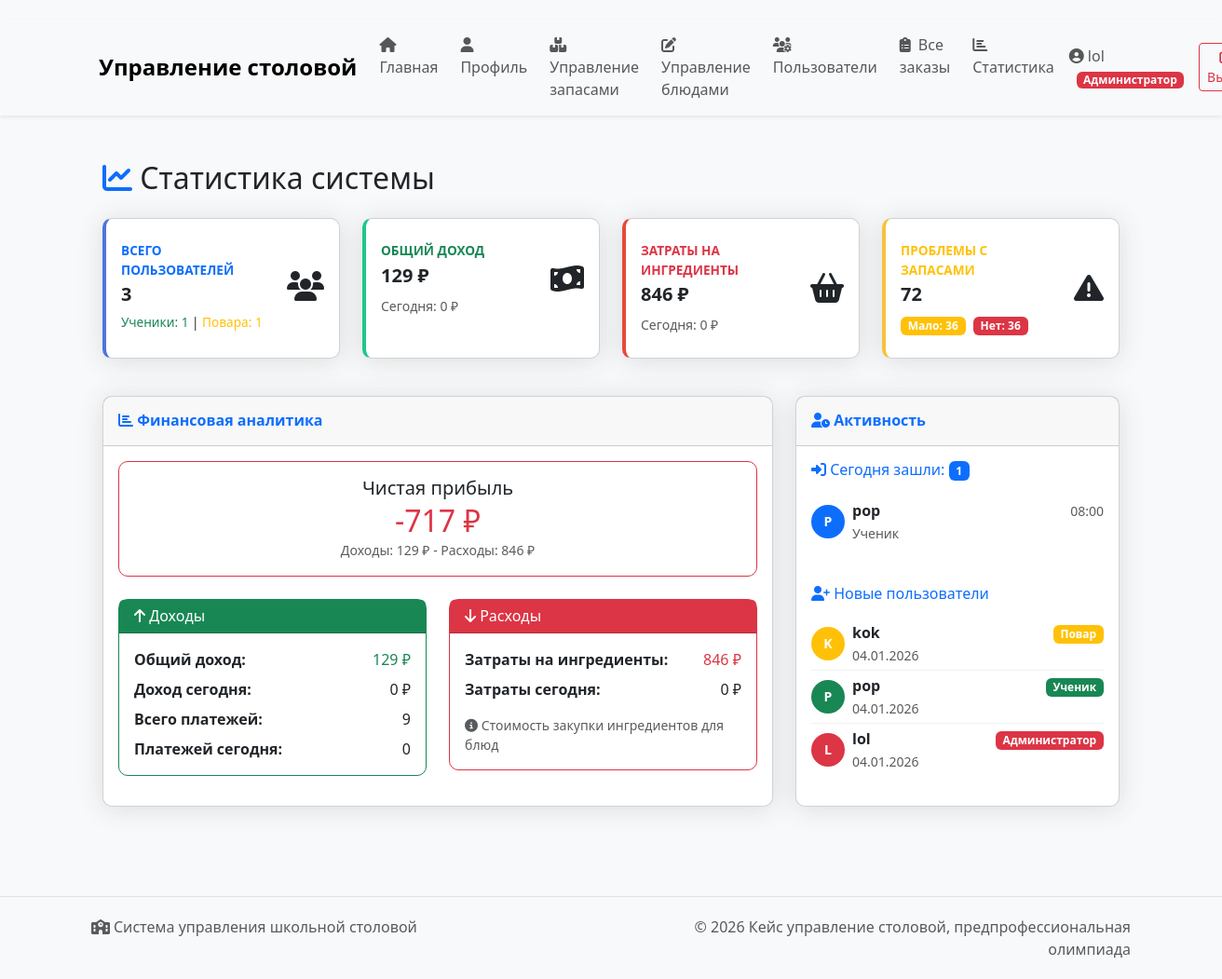
Page /statistics/ (signed in) on the earlier database version.
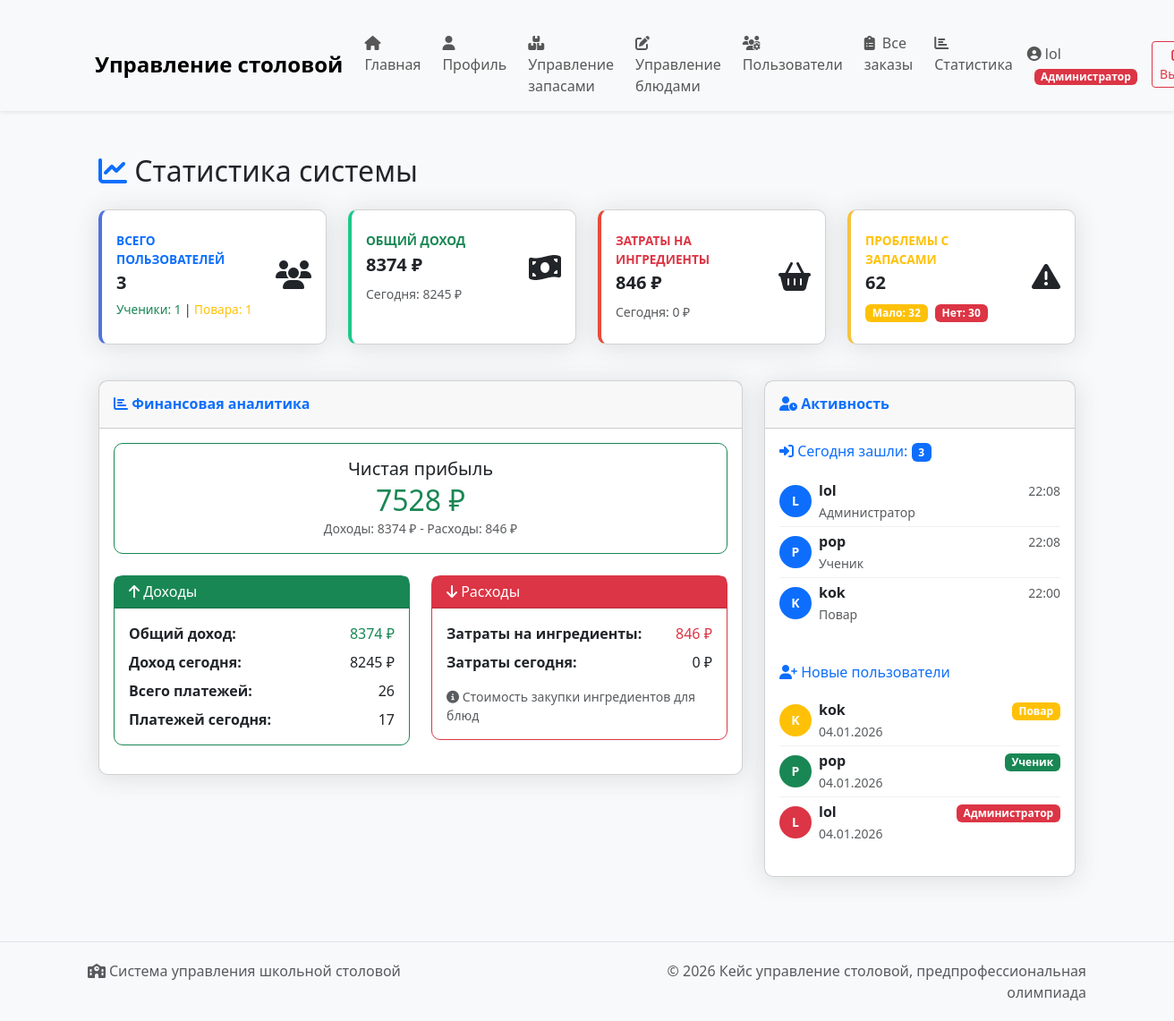
Same page on the later database version.
### users/models.py (models this page shows, shortened)
class CustomUser(AbstractUser):
    ROLE_CHOICES = [
        ('admin', 'Администратор'),
        ('student', 'Ученик'),
        ('chef', 'Повар'),
    ]
    role = models.CharField(max_length=20, choices=ROLE_CHOICES, default='student')
    phone = models.CharField(max_length=15, blank=True)
    avatar = models.ImageField(upload_to='avatars/', blank=True, null=True)
    birth_date = models.DateField(blank=True, null=True)
    allergens = models.ManyToManyField(
        'orders.Ingredient',
        blank=True,
        verbose_name='Аллергены',
        help_text='Отметьте ингредиенты-аллергены'
    )
    balance = models.DecimalField(
        max_digits=10,
        decimal_places=2,
        default=0.00,
        verbose_name='Баланс'
    )
    bonus_points = models.IntegerField(
        default=0,
        verbose_name='Бонусные баллы'
    )
    def is_admin(self):
        return self.role == 'admin' or self.is_superuser
    def is_student(self):
        return self.role == 'student'
    def is_chef(self):
        return self.role == 'chef'

### orders/views.py (the view)
# urls.py: path('statistics/', views.statistics, name='statistics'),
@login_required
def statistics(request):
    if not request.user.is_admin():
        messages.error(request, 'Только для администраторов')
        return redirect('menu')
    today = timezone.now().date()
    try:
        total_users = CustomUser.objects.count()
        total_students = CustomUser.objects.filter(role='student').count()
        total_chefs = CustomUser.objects.filter(role='chef').count()
        total_admins = CustomUser.objects.filter(role='admin').count()
        recent_users = CustomUser.objects.all().order_by('-date_joined')[:10]
        total_payments = Payment.objects.filter(status='paid')
        total_income = total_payments.aggregate(Sum('amount'))['amount__sum'] or Decimal('0')
        today_payments = Payment.objects.filter(status='paid', created_at__date=today)
        today_income = today_payments.aggregate(Sum('amount'))['amount__sum'] or Decimal('0')
        restock_history = StockHistory.objects.filter(operation_type='restock')
        total_ingredient_cost = restock_history.aggregate(Sum('total_cost'))['total_cost__sum'] or Decimal('0')
        today_restock_history = StockHistory.objects.filter(operation_type='restock', created_at__date=today)
        today_ingredient_cost = today_restock_history.aggregate(Sum('total_cost'))['total_cost__sum'] or Decimal('0')
        today_logged_users = CustomUser.objects.filter(last_login__date=today).order_by('-last_login')
        low_stock_count = IngredientStock.objects.filter(current_quantity__lte=models.F('min_quantity')).count()
        out_of_stock_count = IngredientStock.objects.filter(current_quantity__lte=0).count()
        profit = total_income - total_ingredient_cost
        context = {
            'total_users': total_users,
            'total_students': total_students,
            'total_chefs': total_chefs,
            'total_admins': total_admins,
            'recent_users': recent_users,
            'today_logged_users': today_logged_users,
            'today_logins': today_logged_users.count(),
            'total_income': total_income,
            'today_income': today_income,
            'total_payments': total_payments.count(),
            'today_payments': today_payments.count(),
            'total_ingredient_cost': total_ingredient_cost,
            'today_ingredient_cost': today_ingredient_cost,
            'profit': profit,
            'low_stock_count': low_stock_count,
            'out_of_stock_count': out_of_stock_count,
        }
    except Exception as e:
        messages.error(request, f'Ошибка загрузки статистики: {str(e)}')
        context = {}
    return render(request, 'orders/statistics.html', context)

### orders/templates/orders/statistics.html (shortened to what the changed rows need)
{% extends 'base.html' %}
{% block content %}
<div class="container mt-4">
    <h2 class="mb-4"><i class="fas fa-chart-line text-primary"></i> Статистика системы</h2>
    <div class="row mb-4">
        <div class="col-lg-3 col-md-6 mb-3">
            <div class="card border-left-success shadow h-100 py-2">
                <div class="card-body">
                    <div class="row no-gutters align-items-center">
                        <div class="col mr-2">
                            <div class="text-xs font-weight-bold text-success text-uppercase mb-1">
                                Общий доход
                            </div>
                            <div class="h5 mb-0 font-weight-bold text-gray-800">{{ total_income|default:"0" }} ₽</div>
                            <div class="mt-2">
                                <small class="text-muted">Сегодня: {{ today_income|default:"0" }} ₽</small>
                            </div>
                        </div>
                    </div>
                </div>
            </div>
        </div>
        <div class="col-lg-3 col-md-6 mb-3">
            <div class="card border-left-warning shadow h-100 py-2">
                <div class="card-body">
                    <div class="row no-gutters align-items-center">
                        <div class="col mr-2">
                            <div class="text-xs font-weight-bold text-warning text-uppercase mb-1">
                                Проблемы с запасами
                            </div>
                            <div class="h5 mb-0 font-weight-bold text-gray-800">
                                {% if low_stock_count or out_of_stock_count %}
                                {{ low_stock_count|add:out_of_stock_count }}
                                {% else %}
                                0
                                {% endif %}
                            </div>
                            <div class="mt-2">
                                <small class="badge bg-warning">Мало: {{ low_stock_count|default:"0" }}</small>
                                <small class="badge bg-danger ms-1">Нет: {{ out_of_stock_count|default:"0" }}</small>
                            </div>
                        </div>
                    </div>
                </div>
            </div>
        </div>
    </div>
    <div class="row">
        <div class="col-xl-8 col-lg-7 mb-4">
            <div class="card shadow mb-4">
                <div class="card-body">
<div class="row mb-4">
    <div class="col-md-12">
        <div class="card border-{% if profit >= 0 %}success{% else %}danger{% endif %}">
            <div class="card-body text-center py-3">
                <h5 class="mb-1">Чистая прибыль</h5>
                <h2 class="mb-0 text-{% if profit >= 0 %}success{% else %}danger{% endif %}">
                    {{ profit|default:"0" }} ₽
                </h2>
                <small class="text-muted">
                    Доходы: {{ total_income|default:"0" }} ₽ - Расходы: {{ total_ingredient_cost|default:"0" }} ₽
                </small>
            </div>
        </div>
    </div>
</div>
                    <div class="row">
                        <div class="col-md-6">
                            <div class="card border-success mb-3">
                                <div class="card-body">
                                    <div class="mb-2">
                                        <strong>Общий доход:</strong>
                                        <span class="float-end text-success">{{ total_income|default:"0" }} ₽</span>
                                    </div>
                                    <div class="mb-2">
                                        <strong>Доход сегодня:</strong>
                                        <span class="float-end">{{ today_income|default:"0" }} ₽</span>
                                    </div>
                                    <div class="mb-2">
                                        <strong>Всего платежей:</strong>
                                        <span class="float-end">{{ total_payments|default:"0" }}</span>
                                    </div>
                                    <div>
                                        <strong>Платежей сегодня:</strong>
                                        <span class="float-end">{{ today_payments|default:"0" }}</span>
                                    </div>
                                </div>
                            </div>
                        </div>
                    </div>
                </div>
            </div>
        </div>
        <div class="col-xl-4 col-lg-5 mb-4">
            <div class="card shadow">
                <div class="card-body">
                    <h6 class="text-primary mb-3">
                        <i class="fas fa-sign-in-alt"></i> Сегодня зашли:
                        <span class="badge bg-primary">{{ today_logins|default:"0" }}</span>
                    </h6>
                    {% if today_logged_users %}
                    <div class="table-responsive mb-4">
                        <table class="table table-sm table-borderless">
                            <tbody>
                                {% for user in today_logged_users|slice:":5" %}
                                <tr>
                                    <td class="ps-0">
                                        <div class="d-flex align-items-center">
                                            <div class="avatar-circle bg-primary text-white me-2">
                                                {{ user.username|first|upper }}
                                            </div>
                                            <div>
                                                <strong class="d-block">{{ user.username }}</strong>
                                                <small class="text-muted">
                                                    {{ user.get_role_display|default:"Ученик" }}
                                                </small>
                                            </div>
                                        </div>
                                    </td>
                                    <td class="text-end pe-0">
                                        <small class="text-muted">
                                            {% if user.last_login %}
                                            {{ user.last_login|time:"H:i" }}
                                            {% else %}
                                            —
                                            {% endif %}
                                        </small>
                                    </td>
                                </tr>
                                {% endfor %}
                            </tbody>
                        </table>
                    </div>
                    {% else %}
                    <div class="text-center py-3">
                        <i class="fas fa-user-slash fa-2x text-muted mb-2"></i>
                        <p class="text-muted mb-0">Сегодня еще никто не заходил</p>
                    </div>
                    {% endif %}
                    {% if recent_users %}
                    <div class="table-responsive">
                        <table class="table table-sm table-borderless">
                            <tbody>
                                {% for user in recent_users|slice:":5" %}
                                <tr>
                                    <td class="ps-0">
                                        <div class="d-flex align-items-center">
                                            <div class="avatar-circle
                                                {% if user.role == 'admin' %}bg-danger
                                                {% elif user.role == 'chef' %}bg-warning
                                                {% else %}bg-success{% endif %} text-white me-2">
                                                {{ user.username|first|upper }}
                                            </div>
                                            <div>
                                                <strong class="d-block">{{ user.username }}</strong>
                                                <small class="text-muted">{{ user.date_joined|date:"d.m.Y" }}</small>
                                            </div>
                                        </div>
                                    </td>
                                    <td class="text-end pe-0">
                                        <span class="badge
                                            {% if user.role == 'admin' %}bg-danger
                                            {% elif user.role == 'chef' %}bg-warning
                                            {% else %}bg-success{% endif %}">
                                            {{ user.get_role_display|default:"Ученик" }}
                                        </span>
                                    </td>
                                </tr>
                                {% endfor %}
                            </tbody>
                        </table>
                    </div>
                    {% else %}
                    <p class="text-muted text-center">Нет новых пользователей</p>
                    {% endif %}
                </div>
            </div>
        </div>
    </div>
{% endblock %}

### templates/base.html (shortened to what the changed rows need)
<!DOCTYPE html>
<html lang="ru">
<head>
    <link href="https://cdn.jsdelivr.net/npm/bootstrap@5.3.0/dist/css/bootstrap.min.css" rel="stylesheet">
    <link rel="stylesheet" href="https://cdnjs.cloudflare.com/ajax/libs/font-awesome/6.4.0/css/all.min.css">
</head>
<body>
    <nav class="navbar navbar-expand-lg navbar-light bg-light shadow-sm mb-4">
        <div class="container">
            <div class="collapse navbar-collapse" id="navbarNav">
                <div class="navbar-nav align-items-center">
                    {% if user.is_authenticated %}
                    <div class="nav-item me-3">
                        <span class="navbar-text">
                            <i class="fas fa-user-circle me-1"></i>{{ user.username }}
                            <span class="badge
                                {% if user.is_admin %}bg-danger
                                {% elif user.is_chef %}bg-warning
                                {% else %}bg-success{% endif %}
                                badge-role ms-2">
                                {% if user.is_admin %}Администратор
                                {% elif user.is_chef %}Повар
                                {% else %}Ученик
                                {% endif %}
                            </span>
                        </span>
                    </div>
                    <div class="nav-item">
                        <a class="btn btn-outline-danger btn-sm" href="{% url 'logout' %}">
                            <i class="fas fa-sign-out-alt me-1"></i> Выйти
                        </a>
                    </div>
                    {% endif %}
                </div>
            </div>
        </div>
    </nav>
    <main class="container">
        {% block content %}{% endblock %}
    </main>
</body>
</html>

Differences in the rows shown:
now on one of the page's lists (row edited): CustomUser: username|first "L", username "lol", role "Администратор", last_login "22:08"
changed CustomUser "pop": last_login "08:00" → "22:08"
now on one of the page's lists (row edited): CustomUser: username|first "K", username "kok", role "Повар", last_login "22:00"
Other differences:
{{ total_income|default:"0" }}: "129" → "8374"
{{ today_income|default:"0" }}: "0" → "8245"
{{ low_stock_count|add:out_of_stock_count }}: "72" → "62"
{{ low_stock_count|default:"0" }}: "36" → "32"
{{ out_of_stock_count|default:"0" }}: "36" → "30"
{{ profit|default:"0" }}: "-717" → "7528"
{{ total_payments|default:"0" }}: "9" → "26"
{{ today_payments|default:"0" }}: "0" → "17"
{{ today_logins|default:"0" }}: "1" → "3"
